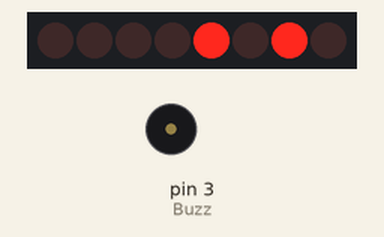
This sketch was run on a simulated Arduino Uno, built with avr-gcc and run on an emulated ATmega328P. On the bench: 8 shift-register outputs drawn as a row of LEDs (first output left, lit = HIGH), buzzer (waves = sounding, pin HIGH). Wiring (inferred from the names in the program): shift register (74HC595): data pin 11; shift clock pin 13; latch pin 10. Wiring (inferred from the signals the program sends): row of LEDs: on Q0, Q1, Q2, Q3, Q4, Q5, Q6, Q7. Pins used as bus, display or sensor lines are not drawn.

Above: at 0.07 s.
At 10.18 s:
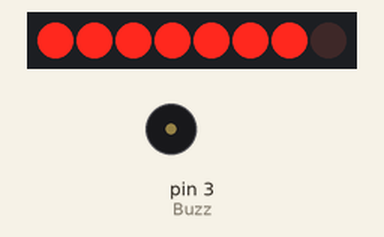
Timing chart, 0 to 11.7 s (numbered marks = the images above):
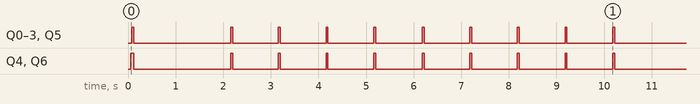

The sketch:

LDC_CountDown.ino
```cpp
#define RST 8
#define CE 10
#define DC 9
#define DIN 11
#define CLK 13
#include "font.h";
int Buzz = 3;
float d = 10;
char string[8];

void setup()
{
pinMode(Buzz, OUTPUT);
digitalWrite(Buzz, LOW);
pinMode(RST, OUTPUT);
pinMode(CE, OUTPUT);
pinMode(DC, OUTPUT);
pinMode(DIN, OUTPUT);
pinMode(CLK, OUTPUT);
digitalWrite(RST, LOW);
digitalWrite(RST, HIGH); LcdWriteCmd(0x21); // LCD extended commands
LcdWriteCmd(0xB8); // set LCD Vop (contrast)
LcdWriteCmd(0x04); // set temp coefficent
LcdWriteCmd(0x14); // LCD bias mode 1:40
LcdWriteCmd(0x20); // LCD basic commands
LcdWriteCmd(0x0C); // LCD Normal video

for(int i=0; i<504; i++) LcdWriteData(0x00);//clear LCD

LcdXY(22,2); //X axis 0 to 80
LcdWriteString("Ready?!");
delay(1000);
for(int i=0; i<504; i++) LcdWriteData(0x00);//clear LCD
LcdXY(39,2);
LcdWriteString(dtostrf(d,5,2,string));
for(int n = 0; n <= 10; n++){
  LcdXY(40,2);
  LcdWriteString(dtostrf(d,5,2,string));
  d--;
  delay (1000);
  }
  digitalWrite(Buzz, HIGH);
}


void loop(){
}
```

Functions.ino
```cpp
void LcdWriteString(char *characters)
{
  while(*characters) LcdWriteChar(*characters++);
}

void LcdWriteChar(char character)
{
  for(int i=0; i<5; i++) LcdWriteData(ASCII[character - 0x20][i]);
  LcdWriteData(0x00);
}

void LcdWriteData(byte dat)
{
digitalWrite(DC, HIGH); //DC pin is low for commands
digitalWrite(CE, LOW);
shiftOut(DIN, CLK, MSBFIRST, dat); //transmit serial data
digitalWrite(CE, HIGH);
}

void LcdXY(int x, int y)
{
  LcdWriteCmd(0x80 | x); //Column
  LcdWriteCmd(0x40 | y); //Row
}

void LcdWriteCmd(byte cmd)
{
digitalWrite(DC, LOW); //DC pin is low for commands
digitalWrite(CE, LOW);
shiftOut(DIN, CLK, MSBFIRST, cmd); //transmit serial data
digitalWrite(CE, HIGH);
}
```

Source omitted: font.h (data table, 3899 bytes)
